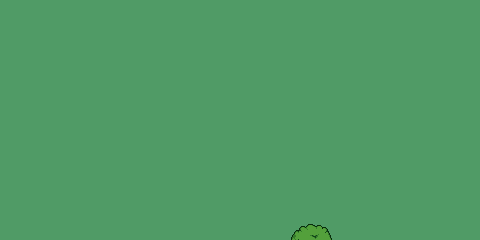

Below is a game level as drawn by its tile map, then a one-line description and the .tmx file that defines it, in full:
An orthogonal 30x15 tile map with 16x16 px tiles, 3 tile layers (Ground 0, Ground 1, Spritetops), 2 tilesets.

<map version="1.10" tiledversion="1.10.2" orientation="orthogonal" renderorder="right-down" width="30" height="15" tilewidth="16" tileheight="16" infinite="0" nextlayerid="4" nextobjectid="1">
 <properties>
  <property name="South" value="Test Map 1" />
 </properties>
 <tileset firstgid="1" source="../tilesets/grass.tsx" />
 <tileset firstgid="2" source="../tilesets/objects.tsx" />
 <layer id="1" name="Ground 0" width="30" height="15">
  <data encoding="csv">
1,1,1,1,1,1,1,1,1,1,1,1,1,1,1,1,1,1,1,1,1,1,1,1,1,1,1,1,1,1,
1,1,1,1,1,1,1,1,1,1,1,1,1,1,1,1,1,1,1,1,1,1,1,1,1,1,1,1,1,1,
1,1,1,1,1,1,1,1,1,1,1,1,1,1,1,1,1,1,1,1,1,1,1,1,1,1,1,1,1,1,
1,1,1,1,1,1,1,1,1,1,1,1,1,1,1,1,1,1,1,1,1,1,1,1,1,1,1,1,1,1,
1,1,1,1,1,1,1,1,1,1,1,1,1,1,1,1,1,1,1,1,1,1,1,1,1,1,1,1,1,1,
1,1,1,1,1,1,1,1,1,1,1,1,1,1,1,1,1,1,1,1,1,1,1,1,1,1,1,1,1,1,
1,1,1,1,1,1,1,1,1,1,1,1,1,1,1,1,1,1,1,1,1,1,1,1,1,1,1,1,1,1,
1,1,1,1,1,1,1,1,1,1,1,1,1,1,1,1,1,1,1,1,1,1,1,1,1,1,1,1,1,1,
1,1,1,1,1,1,1,1,1,1,1,1,1,1,1,1,1,1,1,1,1,1,1,1,1,1,1,1,1,1,
1,1,1,1,1,1,1,1,1,1,1,1,1,1,1,1,1,1,1,1,1,1,1,1,1,1,1,1,1,1,
1,1,1,1,1,1,1,1,1,1,1,1,1,1,1,1,1,1,1,1,1,1,1,1,1,1,1,1,1,1,
1,1,1,1,1,1,1,1,1,1,1,1,1,1,1,1,1,1,1,1,1,1,1,1,1,1,1,1,1,1,
1,1,1,1,1,1,1,1,1,1,1,1,1,1,1,1,1,1,1,1,1,1,1,1,1,1,1,1,1,1,
1,1,1,1,1,1,1,1,1,1,1,1,1,1,1,1,1,1,1,1,1,1,1,1,1,1,1,1,1,1,
1,1,1,1,1,1,1,1,1,1,1,1,1,1,1,1,1,1,1,1,1,1,1,1,1,1,1,1,1,1
</data>
 </layer>
 <layer id="3" name="Ground 1" width="30" height="15">
  <properties>
   <property name="South" value="Test Map 1" />
  </properties>
  <data encoding="csv">
0,0,0,0,0,0,0,0,0,0,0,0,0,0,0,0,0,0,0,0,0,0,0,0,0,0,0,0,0,0,
0,0,0,0,0,0,0,0,0,0,0,0,0,0,0,0,0,0,0,0,0,0,0,0,0,0,0,0,0,0,
0,0,0,0,0,0,0,0,0,0,0,0,0,0,0,0,0,0,0,0,0,0,0,0,0,0,0,0,0,0,
0,0,0,0,0,0,0,0,0,0,0,0,0,0,0,0,0,0,0,0,0,0,0,0,0,0,0,0,0,0,
0,0,0,0,0,0,0,0,0,0,0,0,0,0,0,0,0,0,0,0,0,0,0,0,0,0,0,0,0,0,
0,0,0,0,0,0,0,0,0,0,0,0,0,0,0,0,0,0,0,0,0,0,0,0,0,0,0,0,0,0,
0,0,0,0,0,0,0,0,0,0,0,0,0,0,0,0,0,0,0,0,0,0,0,0,0,0,0,0,0,0,
0,0,0,0,0,0,0,0,0,0,0,0,0,0,0,0,0,0,0,0,0,0,0,0,0,0,0,0,0,0,
0,0,0,0,0,0,0,0,0,0,0,0,0,0,0,0,0,0,0,0,0,0,0,0,0,0,0,0,0,0,
0,0,0,0,0,0,0,0,0,0,0,0,0,0,0,0,0,0,0,0,0,0,0,0,0,0,0,0,0,0,
0,0,0,0,0,0,0,0,0,0,0,0,0,0,0,0,0,0,0,0,0,0,0,0,0,0,0,0,0,0,
0,0,0,0,0,0,0,0,0,0,0,0,0,0,0,0,0,0,0,0,0,0,0,0,0,0,0,0,0,0,
0,0,0,0,0,0,0,0,0,0,0,0,0,0,0,0,0,0,0,0,0,0,0,0,0,0,0,0,0,0,
0,0,0,0,0,0,0,0,0,0,0,0,0,0,0,0,0,0,0,0,0,0,0,0,0,0,0,0,0,0,
0,0,0,0,0,0,0,0,0,0,0,0,0,0,0,0,0,0,0,0,0,0,0,0,0,0,0,0,0,0
</data>
 </layer>
 <layer id="2" name="Spritetops" width="30" height="15">
  <data encoding="csv">
0,0,0,0,0,0,0,0,0,0,0,0,0,0,0,0,0,0,0,0,0,0,0,0,0,0,0,0,0,0,
0,0,0,0,0,0,0,0,0,0,0,0,0,0,0,0,0,0,0,0,0,0,0,0,0,0,0,0,0,0,
0,0,0,0,0,0,0,0,0,0,0,0,0,0,0,0,0,0,0,0,0,0,0,0,0,0,0,0,0,0,
0,0,0,0,0,0,0,0,0,0,0,0,0,0,0,0,0,0,0,0,0,0,0,0,0,0,0,0,0,0,
0,0,0,0,0,0,0,0,0,0,0,0,0,0,0,0,0,0,0,0,0,0,0,0,0,0,0,0,0,0,
0,0,0,0,0,0,0,0,0,0,0,0,0,0,0,0,0,0,0,0,0,0,0,0,0,0,0,0,0,0,
0,0,0,0,0,0,0,0,0,0,0,0,0,0,0,0,0,0,0,0,0,0,0,0,0,0,0,0,0,0,
0,0,0,0,0,0,0,0,0,0,0,0,0,0,0,0,0,0,0,0,0,0,0,0,0,0,0,0,0,0,
0,0,0,0,0,0,0,0,0,0,0,0,0,0,0,0,0,0,0,0,0,0,0,0,0,0,0,0,0,0,
0,0,0,0,0,0,0,0,0,0,0,0,0,0,0,0,0,0,0,0,0,0,0,0,0,0,0,0,0,0,
0,0,0,0,0,0,0,0,0,0,0,0,0,0,0,0,0,0,0,0,0,0,0,0,0,0,0,0,0,0,
0,0,0,0,0,0,0,0,0,0,0,0,0,0,0,0,0,0,0,0,0,0,0,0,0,0,0,0,0,0,
0,0,0,0,0,0,0,0,0,0,0,0,0,0,0,0,0,0,0,0,0,0,0,0,0,0,0,0,0,0,
0,0,0,0,0,0,0,0,0,0,0,0,0,0,0,0,0,0,0,0,0,0,0,0,0,0,0,0,0,0,
0,0,0,0,0,0,0,0,0,0,0,0,0,0,0,0,0,0,82,83,84,0,0,0,0,0,0,0,0,0
</data>
 </layer>
</map>
